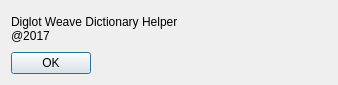
<?xml version="1.0" encoding="UTF-8"?>
<ui version="4.0">
 <class>AboutDialog</class>
 <widget class="QDialog" name="AboutDialog">
  <property name="geometry">
   <rect>
    <x>0</x>
    <y>0</y>
    <width>338</width>
    <height>85</height>
   </rect>
  </property>
  <property name="windowTitle">
   <string>О программе</string>
  </property>
  <layout class="QVBoxLayout" name="verticalLayout">
   <item>
    <widget class="QLabel" name="label">
     <property name="text">
      <string>Diglot Weave Dictionary Helper
@2017</string>
     </property>
    </widget>
   </item>
   <item>
    <widget class="QDialogButtonBox" name="buttonBox">
     <property name="layoutDirection">
      <enum>Qt::RightToLeft</enum>
     </property>
     <property name="orientation">
      <enum>Qt::Horizontal</enum>
     </property>
     <property name="standardButtons">
      <set>QDialogButtonBox::Ok</set>
     </property>
    </widget>
   </item>
  </layout>
 </widget>
 <resources/>
 <connections>
  <connection>
   <sender>buttonBox</sender>
   <signal>accepted()</signal>
   <receiver>AboutDialog</receiver>
   <slot>accept()</slot>
   <hints>
    <hint type="sourcelabel">
     <x>248</x>
     <y>254</y>
    </hint>
    <hint type="destinationlabel">
     <x>157</x>
     <y>274</y>
    </hint>
   </hints>
  </connection>
  <connection>
   <sender>buttonBox</sender>
   <signal>rejected()</signal>
   <receiver>AboutDialog</receiver>
   <slot>reject()</slot>
   <hints>
    <hint type="sourcelabel">
     <x>316</x>
     <y>260</y>
    </hint>
    <hint type="destinationlabel">
     <x>286</x>
     <y>274</y>
    </hint>
   </hints>
  </connection>
 </connections>
</ui>
